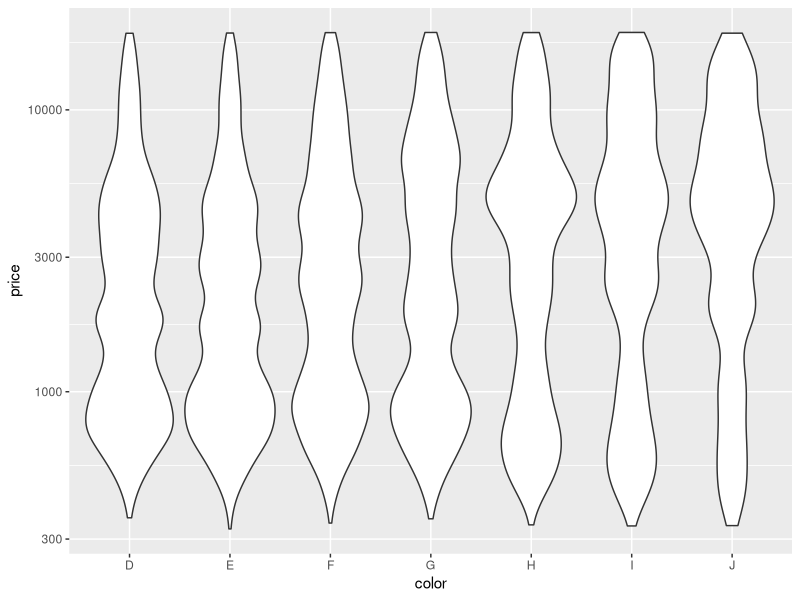

Generate this figure with R: (Note: this script raises an error after producing the figure.)
# Exercise 2: advanced ggplot2 practice

# Install and load the `ggplot2` package
#install.packages('ggplot2')
library("ggplot2")

# For this exercise you will again be working with the `diamonds` data set.
# Use `?diamonds` to review details about this data set
?diamonds

## Position Adjustments

# Draw a column (bar) chart of diamonds cuts by price, with each bar filled by 
# clarity. You should see a _stacked_ bar chart.


# Draw the same chart again, but with each element positioned to "fill" the y axis


# Draw the same chart again, but with each element positioned to "dodge" each other


# Draw a plot with point geometry with the x-position mapped to `cut` and the 
# y-position mapped to `clarity`
# This creates a "grid" grouping the points


# Use the "jitter" position adjustment to keep the points from all overlapping!
# (This works a little better with a sample of diamond data, such as from the 
# previous exercise).



## Scales

# Draw a "boxplot" (with `geom_boxplot`) for the diamond's price (y) by color (x)


# This has a lot of outliers, making it harder to read. To fix this, draw the 
# same plot but with a _logarithmic_ scale for the y axis.


# For another version, draw the same plot but with `violin` geometry instead of 
# `boxplot` geometry!
# How does the logarithmic scale change the data presentation?
ggplot(data = diamonds) + 
  geom_violin(mapping = aes(x = color, y = price)) +
  scale_y_log10()

# Another interesting plot: draw a plot of the diamonds price (y) by carat (x), 
# using a heatmap of 2d bins (geom_bin2d)
# What happens when you make the x and y channels scale logarithmically?
ggplot(data = diamonds_sample) + 
  geom_bin2d(mapping = aes(x = carat, y = price)) +
  scale_y_log10() +
  scale_x_log10()


# Draw a scatter plot for the diamonds price (y) by carat (x). Color each point
# by the clarity (Remember, this will take a while. Use a sample of the diamonds 
# for faster results)
ggplot(data = diamonds) + 
  geom_point(mapping = aes(x = carat, y = price, color = clarity))

# Change the color of the previous plot using a ColorBrewer scale of your choice. 
# What looks nice?
ggplot(data = diamonds_sample) + 
  geom_point(mapping = aes(x = carat, y = price, color = clarity)) +
  scale_color_brewer(palette = "Purples")


## Coordinate Systems

# Draw a bar chart with x-position and fill color BOTH mapped to cut
# For best results, SET the `width` of the geometry to be 1 (fill plot, no space
# between)
# TIP: You can save the plot to a variable for easier modifications
ggplot(data = diamonds_sample) + 
  geom_point(mapping = aes(x = carat, y = price, color = clarity)) +
  scale_color_brewer(palette = "Purples", direction = "-1")

# Draw the same chart, but with the coordinate system flipped


# Draw the same chart, but in a polar coordinate system. It's a Coxcomb chart!



## Facets

# Take the scatter plot of price by carat data (colored by clarity) and add 
# _facets_ based on the diamond's `color`
ggplot(data = diamonds_sample) +
  geom_point(mapping = aes(x = carat, y = price, color = color)) +
  facet_wrap(~clarity)


## Saving Plots

# Use the `ggsave()` function to save the current (recent) plot to disk.
# Name the output file "my-plot.png".
# Make sure you've set the working directory!!

